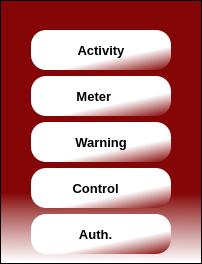
     <widget class="QFrame" name="slideMenu">
      <property name="minimumSize">
       <size>
        <width>0</width>
        <height>0</height>
       </size>
      </property>
      <property name="maximumSize">
       <size>
        <width>10</width>
        <height>16777215</height>
       </size>
      </property>
      <property name="styleSheet">
       <string notr="true">background-color: qlineargradient(spread:pad, x1:0.495, y1:0.732273, x2:0.494, y2:0.995, stop:0 rgba(129, 0, 0, 215), stop:1 rgba(255, 255, 255, 255));</string>
      </property>
      <property name="frameShape">
       <enum>QFrame::StyledPanel</enum>
      </property>
      <property name="frameShadow">
       <enum>QFrame::Raised</enum>
      </property>
      <layout class="QVBoxLayout" name="verticalLayout">
       <property name="spacing">
        <number>0</number>
       </property>
       <property name="leftMargin">
        <number>0</number>
       </property>
       <property name="topMargin">
        <number>0</number>
       </property>
       <property name="rightMargin">
        <number>0</number>
       </property>
       <property name="bottomMargin">
        <number>0</number>
       </property>
       <item>
        <widget class="QFrame" name="frame_4">
         <property name="minimumSize">
          <size>
           <width>200</width>
           <height>0</height>
          </size>
         </property>
         <property name="styleSheet">
          <string notr="true">background-color: rgba(0, 0, 0, 0);</string>
         </property>
         <property name="frameShape">
          <enum>QFrame::NoFrame</enum>
         </property>
         <property name="lineWidth">
          <number>0</number>
         </property>
         <layout class="QGridLayout" name="gridLayout_2">
          <property name="leftMargin">
           <number>20</number>
          </property>
          <property name="rightMargin">
           <number>20</number>
          </property>
          <item row="2" column="0">
           <widget class="QPushButton" name="meterButton">
            <property name="minimumSize">
             <size>
              <width>140</width>
              <height>40</height>
             </size>
            </property>
            <property name="font">
             <font>
              <pointsize>10</pointsize>
              <weight>75</weight>
              <bold>true</bold>
             </font>
            </property>
            <property name="styleSheet">
             <string notr="true">QPushButton{
background-color: qlineargradient(spread:pad, x1:1, y1:1, x2:0.715182, y2:0.608, stop:0 rgba(129, 0, 0, 255), stop:1 rgba(255, 255, 255, 255));
border-radius: 15px;
}
QPushButton:hover{
background-color: qlineargradient(spread:pad, x1:1, y1:1, x2:0.789, y2:0.715818, stop:0 rgba(129, 0, 0, 255), stop:1 rgba(255, 255, 255, 255));
}
QPushButton:pressed{
padding-left:2px;
padding-top:3px;
}</string>
            </property>
            <property name="text">
             <string>Meter    </string>
            </property>
            <property name="icon">
             <iconset>
              <normaloff>icons/compass.svg</normaloff>icons/compass.svg</iconset>
            </property>
            <property name="iconSize">
             <size>
              <width>25</width>
              <height>25</height>
             </size>
            </property>
           </widget>
          </item>
          <item row="1" column="0">
           <widget class="QPushButton" name="activityButton">
            <property name="minimumSize">
             <size>
              <width>140</width>
              <height>40</height>
             </size>
            </property>
            <property name="font">
             <font>
              <pointsize>10</pointsize>
              <weight>75</weight>
              <bold>true</bold>
             </font>
            </property>
            <property name="styleSheet">
             <string notr="true">QPushButton{
background-color: qlineargradient(spread:pad, x1:1, y1:1, x2:0.715182, y2:0.608, stop:0 rgba(129, 0, 0, 255), stop:1 rgba(255, 255, 255, 255));
border-radius: 15px;
}
QPushButton:hover{
background-color: qlineargradient(spread:pad, x1:1, y1:1, x2:0.789, y2:0.715818, stop:0 rgba(129, 0, 0, 255), stop:1 rgba(255, 255, 255, 255));
}
QPushButton:pressed{
padding-left:2px;
padding-top:3px;
}</string>
            </property>
            <property name="text">
             <string>Activity</string>
            </property>
            <property name="icon">
             <iconset>
              <normaloff>icons/activity.svg</normaloff>icons/activity.svg</iconset>
            </property>
            <property name="iconSize">
             <size>
              <width>25</width>
              <height>25</height>
             </size>
            </property>
           </widget>
          </item>
          <item row="6" column="0">
           <widget class="QPushButton" name="authButton">
            <property name="minimumSize">
             <size>
              <width>140</width>
              <height>40</height>
             </size>
            </property>
            <property name="font">
             <font>
              <pointsize>10</pointsize>
              <weight>75</weight>
              <bold>true</bold>
             </font>
            </property>
            <property name="styleSheet">
             <string notr="true">QPushButton{
background-color: qlineargradient(spread:pad, x1:1, y1:1, x2:0.715182, y2:0.608, stop:0 rgba(129, 0, 0, 255), stop:1 rgba(255, 255, 255, 255));
border-radius: 15px;
}
QPushButton:hover{
background-color: qlineargradient(spread:pad, x1:1, y1:1, x2:0.789, y2:0.715818, stop:0 rgba(129, 0, 0, 255), stop:1 rgba(255, 255, 255, 255));
}
QPushButton:pressed{
padding-left:2px;
padding-top:3px;
}</string>
            </property>
            <property name="text">
             <string>Auth.   </string>
            </property>
            <property name="icon">
             <iconset>
              <normaloff>icons/unlock.svg</normaloff>icons/unlock.svg</iconset>
            </property>
            <property name="iconSize">
             <size>
              <width>25</width>
              <height>25</height>
             </size>
            </property>
           </widget>
          </item>
          <item row="4" column="0">
           <widget class="QPushButton" name="controlButton">
            <property name="minimumSize">
             <size>
              <width>140</width>
              <height>40</height>
             </size>
            </property>
            <property name="font">
             <font>
              <pointsize>10</pointsize>
              <weight>75</weight>
              <bold>true</bold>
             </font>
            </property>
            <property name="styleSheet">
             <string notr="true">QPushButton{
background-color: qlineargradient(spread:pad, x1:1, y1:1, x2:0.715182, y2:0.608, stop:0 rgba(129, 0, 0, 255), stop:1 rgba(255, 255, 255, 255));
border-radius: 15px;
}
QPushButton:hover{
background-color: qlineargradient(spread:pad, x1:1, y1:1, x2:0.789, y2:0.715818, stop:0 rgba(129, 0, 0, 255), stop:1 rgba(255, 255, 255, 255));
}
QPushButton:pressed{
padding-left:2px;
padding-top:3px;
}</string>
            </property>
            <property name="text">
             <string>Control   </string>
            </property>
            <property name="icon">
             <iconset>
              <normaloff>icons/tool.svg</normaloff>icons/tool.svg</iconset>
            </property>
            <property name="iconSize">
             <size>
              <width>25</width>
              <height>25</height>
             </size>
            </property>
           </widget>
          </item>
          <item row="0" column="0">
           <widget class="QLabel" name="label">
            <property name="maximumSize">
             <size>
              <width>140</width>
              <height>40</height>
             </size>
            </property>
            <property name="text">
             <string/>
            </property>
           </widget>
          </item>
          <item row="3" column="0">
           <widget class="QPushButton" name="warningButton">
            <property name="minimumSize">
             <size>
              <width>140</width>
              <height>40</height>
             </size>
            </property>
            <property name="font">
             <font>
              <pointsize>10</pointsize>
              <weight>75</weight>
              <bold>true</bold>
             </font>
            </property>
            <property name="styleSheet">
             <string notr="true">QPushButton{
background-color: qlineargradient(spread:pad, x1:1, y1:1, x2:0.715182, y2:0.608, stop:0 rgba(129, 0, 0, 255), stop:1 rgba(255, 255, 255, 255));
border-radius: 15px;
}
QPushButton:hover{
background-color: qlineargradient(spread:pad, x1:1, y1:1, x2:0.789, y2:0.715818, stop:0 rgba(129, 0, 0, 255), stop:1 rgba(255, 255, 255, 255));
}
QPushButton:pressed{
padding-left:2px;
padding-top:3px;
}</string>
            </property>
            <property name="text">
             <string>Warning</string>
            </property>
            <property name="icon">
             <iconset>
              <normaloff>icons/alert-octagon.svg</normaloff>icons/alert-octagon.svg</iconset>
            </property>
            <property name="iconSize">
             <size>
              <width>25</width>
              <height>25</height>
             </size>
            </property>
           </widget>
          </item>
         </layout>
        </widget>
       </item>
       <item>
        <widget class="QFrame" name="frame_5">
         <property name="maximumSize">
          <size>
           <width>16777215</width>
           <height>250</height>
          </size>
         </property>
         <property name="styleSheet">
          <string notr="true">background-color: rgba(0, 0, 0, 0);</string>
         </property>
         <widget class="QPushButton" name="aboutPEAEButton">
          <property name="geometry">
           <rect>
            <x>30</x>
            <y>200</y>
            <width>140</width>
            <height>30</height>
           </rect>
          </property>
          <property name="minimumSize">
           <size>
            <width>140</width>
            <height>30</height>
           </size>
          </property>
          <property name="font">
           <font>
            <pointsize>10</pointsize>
            <weight>50</weight>
            <bold>false</bold>
           </font>
          </property>
          <property name="styleSheet">
           <string notr="true">QPushButton{
background-color: qlineargradient(spread:pad, x1:1, y1:0.994, x2:1, y2:1, stop:0 rgba(129, 0, 0, 255), stop:1 rgba(255, 255, 255, 255));
border-radius: 15px;
color: rgb(255, 255, 255);
}
QPushButton:hover{
background-color: qlineargradient(spread:pad, x1:1, y1:0.994, x2:1, y2:1, stop:0 rgba(129, 0, 0, 225), stop:1 rgba(255, 255, 255, 255));
}
QPushButton:pressed{
padding-top:3px;
}</string>
          </property>
          <property name="text">
           <string>About PEAE</string>
          </property>
          <property name="iconSize">
           <size>
            <width>25</width>
            <height>25</height>
           </size>
          </property>
         </widget>
         <widget class="QPushButton" name="aboutYASARTButton">
          <property name="geometry">
           <rect>
            <x>30</x>
            <y>160</y>
            <width>140</width>
            <height>30</height>
           </rect>
          </property>
          <property name="minimumSize">
           <size>
            <width>140</width>
            <height>30</height>
           </size>
          </property>
          <property name="font">
           <font>
            <pointsize>10</pointsize>
            <weight>50</weight>
            <bold>false</bold>
           </font>
          </property>
          <property name="styleSheet">
           <string notr="true">QPushButton{
background-color: qlineargradient(spread:pad, x1:1, y1:0.994, x2:1, y2:1, stop:0 rgba(129, 0, 0, 255), stop:1 rgba(255, 255, 255, 255));
border-radius: 15px;
color: rgb(255, 255, 255);
}
QPushButton:hover{
background-color: qlineargradient(spread:pad, x1:1, y1:0.994, x2:1, y2:1, stop:0 rgba(129, 0, 0, 225), stop:1 rgba(255, 255, 255, 255));
}
QPushButton:pressed{
padding-top:3px;
}</string>
          </property>
          <property name="text">
           <string>About AASTU</string>
          </property>
          <property name="iconSize">
           <size>
            <width>25</width>
            <height>25</height>
           </size>
          </property>
         </widget>
        </widget>
       </item>
      </layout>
     </widget>
